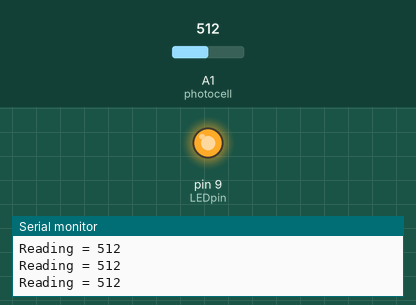
The sketch below on a simulated Arduino Uno, built with avr-gcc and run on an emulated ATmega328P. Parts: output pins drawn as LEDs (lit = HIGH), the last lines printed to the serial monitor. The test bench sets the inputs (shaded band); at power-on: A1 (photocell) = 512.

Above: at 1.3 s.
1.4 s: A1 (photocell) set to 438
2.9 s: A1 (photocell) set to 410
At 4.0 s:
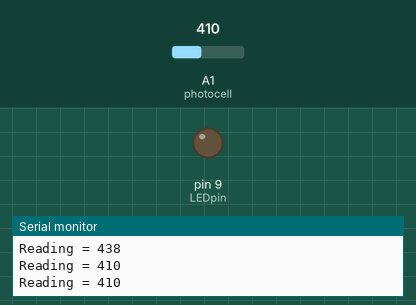
4.5 s: A1 (photocell) set to 435
At 5.2 s:
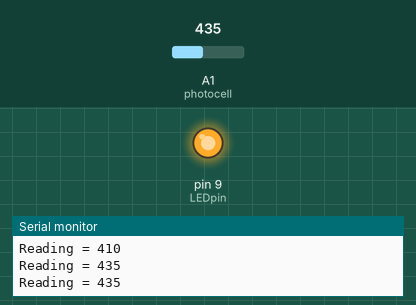
6.0 s: A1 (photocell) set to 415
At 6.4 s:
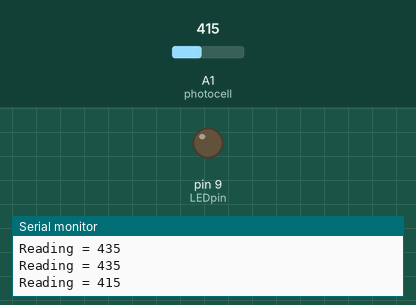
Timing chart, 0 to 8.5 s (numbered marks = the images above; inputs shaded):
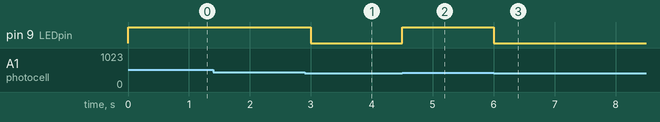

Measured:
- the behaviour switches between 425 and 424 on A1 (photocell) (found by bisection; images 0 and 1)
- after the input at 2.9 s, pin 9 (LEDpin): HIGH → LOW after 0.10 s
- after the input at 4.5 s, pin 9 (LEDpin): LOW → HIGH at once
- after the input at 6.0 s, pin 9 (LEDpin): HIGH → LOW at once

The sketch:

Photoresistor_LED_example.ino
```cpp
const int photocell = A1; // Photoresistor at Arduino analog pin A1
const int LEDpin=9;       // Led pin at Arduino pin 9

//Variables
int reading;

void setup(){
 Serial.begin(9600);
 pinMode(LEDpin, OUTPUT);
 pinMode(photocell, INPUT);
}

void loop(){
  reading = analogRead(photocell);

  Serial.print("Reading = ");
  Serial.println(reading);

  if (reading < 425){
    digitalWrite(LEDpin, LOW);
  }
  else{
    digitalWrite(LEDpin, HIGH);
  }

  delay(500);
}
```
